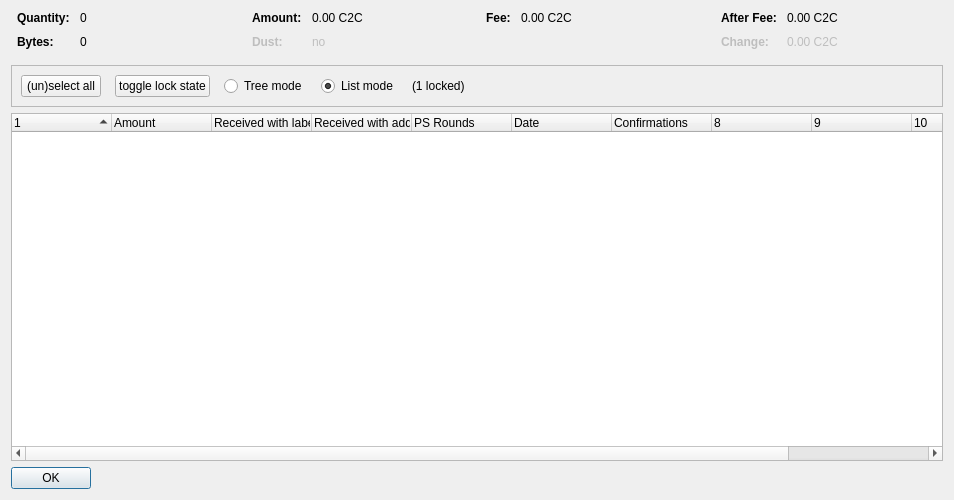
<?xml version="1.0" encoding="UTF-8"?>
<ui version="4.0">
 <class>CoinControlDialog</class>
 <widget class="QDialog" name="CoinControlDialog">
  <property name="geometry">
   <rect>
    <x>0</x>
    <y>0</y>
    <width>954</width>
    <height>500</height>
   </rect>
  </property>
  <property name="windowTitle">
   <string>Coin Selection</string>
  </property>
  <layout class="QVBoxLayout" name="verticalLayout">
   <item>
    <layout class="QHBoxLayout" name="horizontalLayoutTop" stretch="0,0,0,0">
     <property name="topMargin">
      <number>0</number>
     </property>
     <property name="bottomMargin">
      <number>10</number>
     </property>
     <item>
      <layout class="QFormLayout" name="formLayoutCoinControl1">
       <property name="horizontalSpacing">
        <number>10</number>
       </property>
       <property name="verticalSpacing">
        <number>10</number>
       </property>
       <property name="leftMargin">
        <number>6</number>
       </property>
       <property name="rightMargin">
        <number>6</number>
       </property>
       <item row="0" column="0">
        <widget class="QLabel" name="labelCoinControlQuantityText">
         <property name="font">
          <font>
           <weight>75</weight>
           <bold>true</bold>
          </font>
         </property>
         <property name="text">
          <string>Quantity:</string>
         </property>
        </widget>
       </item>
       <item row="0" column="1">
        <widget class="QLabel" name="labelCoinControlQuantity">
         <property name="cursor">
          <cursorShape>IBeamCursor</cursorShape>
         </property>
         <property name="contextMenuPolicy">
          <enum>Qt::ActionsContextMenu</enum>
         </property>
         <property name="text">
          <string notr="true">0</string>
         </property>
         <property name="textInteractionFlags">
          <set>Qt::LinksAccessibleByMouse|Qt::TextSelectableByKeyboard|Qt::TextSelectableByMouse</set>
         </property>
        </widget>
       </item>
       <item row="1" column="0">
        <widget class="QLabel" name="labelCoinControlBytesText">
         <property name="font">
          <font>
           <weight>75</weight>
           <bold>true</bold>
          </font>
         </property>
         <property name="text">
          <string>Bytes:</string>
         </property>
        </widget>
       </item>
       <item row="1" column="1">
        <widget class="QLabel" name="labelCoinControlBytes">
         <property name="cursor">
          <cursorShape>IBeamCursor</cursorShape>
         </property>
         <property name="contextMenuPolicy">
          <enum>Qt::ActionsContextMenu</enum>
         </property>
         <property name="text">
          <string notr="true">0</string>
         </property>
         <property name="textInteractionFlags">
          <set>Qt::LinksAccessibleByMouse|Qt::TextSelectableByKeyboard|Qt::TextSelectableByMouse</set>
         </property>
        </widget>
       </item>
      </layout>
     </item>
     <item>
      <layout class="QFormLayout" name="formLayoutCoinControl2">
       <property name="horizontalSpacing">
        <number>10</number>
       </property>
       <property name="verticalSpacing">
        <number>10</number>
       </property>
       <property name="leftMargin">
        <number>6</number>
       </property>
       <property name="rightMargin">
        <number>6</number>
       </property>
       <item row="0" column="0">
        <widget class="QLabel" name="labelCoinControlAmountText">
         <property name="font">
          <font>
           <weight>75</weight>
           <bold>true</bold>
          </font>
         </property>
         <property name="text">
          <string>Amount:</string>
         </property>
        </widget>
       </item>
       <item row="0" column="1">
        <widget class="QLabel" name="labelCoinControlAmount">
         <property name="cursor">
          <cursorShape>IBeamCursor</cursorShape>
         </property>
         <property name="contextMenuPolicy">
          <enum>Qt::ActionsContextMenu</enum>
         </property>
         <property name="text">
          <string notr="true">0.00 C2C</string>
         </property>
         <property name="textInteractionFlags">
          <set>Qt::LinksAccessibleByMouse|Qt::TextSelectableByKeyboard|Qt::TextSelectableByMouse</set>
         </property>
        </widget>
       </item>
       <item row="1" column="0">
        <widget class="QLabel" name="labelCoinControlLowOutputText">
         <property name="enabled">
          <bool>false</bool>
         </property>
         <property name="font">
          <font>
           <weight>75</weight>
           <bold>true</bold>
          </font>
         </property>
         <property name="text">
          <string>Dust:</string>
         </property>
        </widget>
       </item>
       <item row="1" column="1">
        <widget class="QLabel" name="labelCoinControlLowOutput">
         <property name="enabled">
          <bool>false</bool>
         </property>
         <property name="cursor">
          <cursorShape>IBeamCursor</cursorShape>
         </property>
         <property name="contextMenuPolicy">
          <enum>Qt::ActionsContextMenu</enum>
         </property>
         <property name="text">
          <string notr="true">no</string>
         </property>
         <property name="textInteractionFlags">
          <set>Qt::LinksAccessibleByMouse|Qt::TextSelectableByKeyboard|Qt::TextSelectableByMouse</set>
         </property>
        </widget>
       </item>
      </layout>
     </item>
     <item>
      <layout class="QFormLayout" name="formLayoutCoinControl3">
       <property name="horizontalSpacing">
        <number>10</number>
       </property>
       <property name="verticalSpacing">
        <number>10</number>
       </property>
       <property name="leftMargin">
        <number>6</number>
       </property>
       <property name="rightMargin">
        <number>6</number>
       </property>
       <item row="0" column="0">
        <widget class="QLabel" name="labelCoinControlFeeText">
         <property name="font">
          <font>
           <weight>75</weight>
           <bold>true</bold>
          </font>
         </property>
         <property name="text">
          <string>Fee:</string>
         </property>
        </widget>
       </item>
       <item row="0" column="1">
        <widget class="QLabel" name="labelCoinControlFee">
         <property name="cursor">
          <cursorShape>IBeamCursor</cursorShape>
         </property>
         <property name="contextMenuPolicy">
          <enum>Qt::ActionsContextMenu</enum>
         </property>
         <property name="text">
          <string notr="true">0.00 C2C</string>
         </property>
         <property name="textInteractionFlags">
          <set>Qt::LinksAccessibleByMouse|Qt::TextSelectableByKeyboard|Qt::TextSelectableByMouse</set>
         </property>
        </widget>
       </item>
      </layout>
     </item>
     <item>
      <layout class="QFormLayout" name="formLayoutCoinControl4">
       <property name="horizontalSpacing">
        <number>10</number>
       </property>
       <property name="verticalSpacing">
        <number>10</number>
       </property>
       <property name="leftMargin">
        <number>6</number>
       </property>
       <property name="rightMargin">
        <number>6</number>
       </property>
       <item row="0" column="0">
        <widget class="QLabel" name="labelCoinControlAfterFeeText">
         <property name="font">
          <font>
           <weight>75</weight>
           <bold>true</bold>
          </font>
         </property>
         <property name="text">
          <string>After Fee:</string>
         </property>
        </widget>
       </item>
       <item row="0" column="1">
        <widget class="QLabel" name="labelCoinControlAfterFee">
         <property name="cursor">
          <cursorShape>IBeamCursor</cursorShape>
         </property>
         <property name="contextMenuPolicy">
          <enum>Qt::ActionsContextMenu</enum>
         </property>
         <property name="text">
          <string notr="true">0.00 C2C</string>
         </property>
         <property name="textInteractionFlags">
          <set>Qt::LinksAccessibleByMouse|Qt::TextSelectableByKeyboard|Qt::TextSelectableByMouse</set>
         </property>
        </widget>
       </item>
       <item row="1" column="0">
        <widget class="QLabel" name="labelCoinControlChangeText">
         <property name="enabled">
          <bool>false</bool>
         </property>
         <property name="font">
          <font>
           <weight>75</weight>
           <bold>true</bold>
          </font>
         </property>
         <property name="text">
          <string>Change:</string>
         </property>
        </widget>
       </item>
       <item row="1" column="1">
        <widget class="QLabel" name="labelCoinControlChange">
         <property name="enabled">
          <bool>false</bool>
         </property>
         <property name="cursor">
          <cursorShape>IBeamCursor</cursorShape>
         </property>
         <property name="contextMenuPolicy">
          <enum>Qt::ActionsContextMenu</enum>
         </property>
         <property name="text">
          <string notr="true">0.00 C2C</string>
         </property>
         <property name="textInteractionFlags">
          <set>Qt::LinksAccessibleByMouse|Qt::TextSelectableByKeyboard|Qt::TextSelectableByMouse</set>
         </property>
        </widget>
       </item>
      </layout>
     </item>
    </layout>
   </item>
   <item>
    <widget class="QFrame" name="frame">
     <property name="minimumSize">
      <size>
       <width>0</width>
       <height>40</height>
      </size>
     </property>
     <property name="frameShape">
      <enum>QFrame::StyledPanel</enum>
     </property>
     <property name="frameShadow">
      <enum>QFrame::Sunken</enum>
     </property>
     <layout class="QHBoxLayout" name="horizontalLayout">
      <item>
       <layout class="QHBoxLayout" name="horizontalLayoutPanel" stretch="0,0,0,0,0,0">
        <property name="spacing">
         <number>14</number>
        </property>
        <item>
         <widget class="QPushButton" name="pushButtonSelectAll">
          <property name="sizePolicy">
           <sizepolicy hsizetype="Maximum" vsizetype="Fixed">
            <horstretch>0</horstretch>
            <verstretch>0</verstretch>
           </sizepolicy>
          </property>
          <property name="text">
           <string>(un)select all</string>
          </property>
          <property name="autoDefault">
           <bool>false</bool>
          </property>
         </widget>
        </item>
        <item>
         <widget class="QPushButton" name="pushButtonToggleLock">
          <property name="sizePolicy">
           <sizepolicy hsizetype="Maximum" vsizetype="Fixed">
            <horstretch>0</horstretch>
            <verstretch>0</verstretch>
           </sizepolicy>
          </property>
          <property name="text">
           <string>toggle lock state</string>
          </property>
          <property name="autoDefault">
           <bool>false</bool>
          </property>
         </widget>
        </item>
        <item>
         <widget class="QRadioButton" name="radioTreeMode">
          <property name="sizePolicy">
           <sizepolicy hsizetype="Maximum" vsizetype="Fixed">
            <horstretch>0</horstretch>
            <verstretch>0</verstretch>
           </sizepolicy>
          </property>
          <property name="text">
           <string>Tree mode</string>
          </property>
         </widget>
        </item>
        <item>
         <widget class="QRadioButton" name="radioListMode">
          <property name="sizePolicy">
           <sizepolicy hsizetype="Maximum" vsizetype="Fixed">
            <horstretch>0</horstretch>
            <verstretch>0</verstretch>
           </sizepolicy>
          </property>
          <property name="text">
           <string>List mode</string>
          </property>
          <property name="checked">
           <bool>true</bool>
          </property>
         </widget>
        </item>
        <item>
         <widget class="QLabel" name="labelLocked">
          <property name="text">
           <string>(1 locked)</string>
          </property>
         </widget>
        </item>
        <item>
         <spacer name="horizontalSpacer">
          <property name="orientation">
           <enum>Qt::Horizontal</enum>
          </property>
          <property name="sizeHint" stdset="0">
           <size>
            <width>40</width>
            <height>20</height>
           </size>
          </property>
         </spacer>
        </item>
       </layout>
      </item>
     </layout>
    </widget>
   </item>
   <item>
    <widget class="CoinControlTreeWidget" name="treeWidget">
     <property name="contextMenuPolicy">
      <enum>Qt::CustomContextMenu</enum>
     </property>
     <property name="sortingEnabled">
      <bool>false</bool>
     </property>
     <property name="columnCount">
      <number>11</number>
     </property>
     <attribute name="headerShowSortIndicator" stdset="0">
      <bool>true</bool>
     </attribute>
     <attribute name="headerStretchLastSection">
      <bool>false</bool>
     </attribute>
     <column>
      <property name="text">
       <string/>
      </property>
     </column>
     <column>
      <property name="text">
       <string>Amount</string>
      </property>
     </column>
     <column>
      <property name="text">
       <string>Received with label</string>
      </property>
     </column>
     <column>
      <property name="text">
       <string>Received with address</string>
      </property>
     </column>
     <column>
      <property name="text">
       <string>PS Rounds</string>
      </property>
     </column>
     <column>
      <property name="text">
       <string>Date</string>
      </property>
     </column>
     <column>
      <property name="text">
       <string>Confirmations</string>
      </property>
      <property name="toolTip">
       <string>Confirmed</string>
      </property>
     </column>
     <column>
      <property name="text">
       <string/>
      </property>
     </column>
     <column>
      <property name="text">
       <string/>
      </property>
     </column>
     <column>
      <property name="text">
       <string/>
      </property>
     </column>
     <column>
      <property name="text">
       <string/>
      </property>
     </column>
    </widget>
   </item>
   <item>
    <widget class="QDialogButtonBox" name="buttonBox">
     <property name="sizePolicy">
      <sizepolicy hsizetype="Maximum" vsizetype="Fixed">
       <horstretch>0</horstretch>
       <verstretch>0</verstretch>
      </sizepolicy>
     </property>
     <property name="orientation">
      <enum>Qt::Horizontal</enum>
     </property>
     <property name="standardButtons">
      <set>QDialogButtonBox::Ok</set>
     </property>
    </widget>
   </item>
  </layout>
 </widget>
 <customwidgets>
  <customwidget>
   <class>CoinControlTreeWidget</class>
   <extends>QTreeWidget</extends>
   <header>coincontroltreewidget.h</header>
  </customwidget>
 </customwidgets>
 <resources/>
 <connections/>
</ui>
